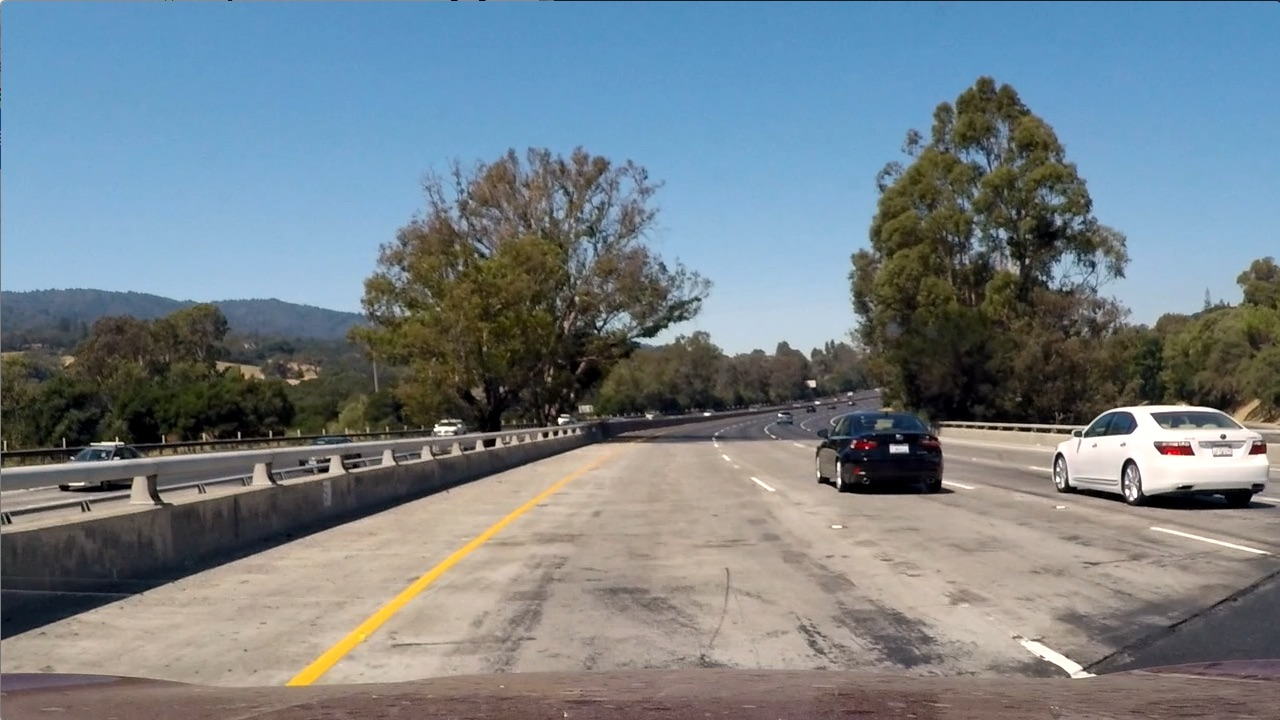
#> input picture test1.jpg, 1280 x 720 px
$ python bmask_test.py test1.jpg   (older library calls are emulated)
#> lines starting #> are read from the running program, lines starting #| are printed output that depends on the picture; after the words box and inside, x2 and y2 are one past the last pixel; in counts of white or black regions, pixels touching at a corner belong together
### thresholds.py
import cv2
import numpy as np


# [42 lines left out: functions get_sobel_xy, threshold_bitmask, abs_sobel_thresh, mag_thresh, dir_thresh, hsv_color_thresh, not called in this run]

def hls_color_thresh(img,h_thresh=(0,180), l_thresh=(0,255), s_thresh=(0,255)):
    hsv = cv2.cvtColor(img,cv2.COLOR_BGR2HLS)
    out = np.zeros_like(hsv[:,:,0])
    hout = np.zeros_like(out)
    hout[(hsv[:,:,0]<=h_thresh[1])&(hsv[:,:,0]>=h_thresh[0])] = 1
    sout = np.zeros_like(out)
    sout[(hsv[:,:,2]<=s_thresh[1])&(hsv[:,:,2]>=s_thresh[0])] = 1
    lout = np.zeros_like(out)
    lout[(hsv[:,:,1]<=l_thresh[1])&(hsv[:,:,1]>=l_thresh[0])] = 1
    out[(hout==1)&(sout==1)&(lout==1)]=1
    return out

def rgb_color_thresh(img, r_thresh=(0,255), g_thresh=(0,255), b_thresh=(0,255)):
    rgb = cv2.cvtColor(img,cv2.COLOR_BGR2RGB)
    out = np.zeros_like(rgb[:,:,0])
    rout = np.zeros_like(out)
    rout[(rgb[:,:,0]<=r_thresh[1])&(rgb[:,:,0]>=r_thresh[0])] = 1
    gout = np.zeros_like(out)
    gout[(rgb[:,:,1]<=g_thresh[1])&(rgb[:,:,1]>=g_thresh[0])] = 1
    bout = np.zeros_like(out)
    bout[(rgb[:,:,2]<=b_thresh[1])&(rgb[:,:,2]>=b_thresh[0])] = 1
    out[(rout==1)&(gout==1)&(bout==1)]=1
    return out


### undistort.py
import pickle
import numpy as np
import cv2

# Load the camera calibration result for later use (we won't worry about rvecs / tvecs)
dist_pickle = pickle.load(open( "camera_cal/cal_pickle.p", "rb" ) )
#> (reads camera_cal/cal_pickle.p from the repository)
mtx = dist_pickle["mtx"]
dist = dist_pickle["dist"]

defImgSize = (1280,720)
height = defImgSize[1]
width = defImgSize[0]

split = .068
#horizon from top (higher shows less)
redHorz = .64

roadPts = np.float32([[width*(.5-split),height*redHorz],[width*(.5+split),height*redHorz],[width*.99,height],[width*.01,height]])

defOverheadSize = (1280,720)
offset = 180
left = offset
right = defOverheadSize[0]-offset
top =  0
bot = defOverheadSize[1]

showPts =np.float32([[left,top],[right,top],[right,bot],[left,bot]])
defM = cv2.getPerspectiveTransform(roadPts, showPts)
invM = cv2.getPerspectiveTransform(showPts, roadPts)

def get_undistort(img):
    return cv2.undistort(img, mtx, dist, None, mtx)

def overhead_perspective(img,M=defM,img_size=defOverheadSize):
    return cv2.warpPerspective(img, M, img_size)

def revert_from_overhead(img,M=invM, img_size=defImgSize):
    return cv2.warpPerspective(img,M, img_size)

# [7 lines that do not run on import are left out]

### bmask_test.py
#Defines the main pipeline for lanefinding
import numpy as np
import cv2
import sys
from undistort import get_undistort, overhead_perspective
from thresholds import abs_sobel_thresh, mag_thresh, dir_thresh, hsv_color_thresh, hls_color_thresh, rgb_color_thresh


if __name__ == "__main__":
    imgPath = sys.argv[1]
    img = cv2.imread(imgPath)
#> img is the input picture: shape (720, 1280, 3); mean B, G, R 135.5, 128.7, 117.5

    # [17 lines of commented-out code are left out]

    rgbThresh = rgb_color_thresh(img,r_thresh=(185,255), g_thresh=(185,255), b_thresh=(185,255))
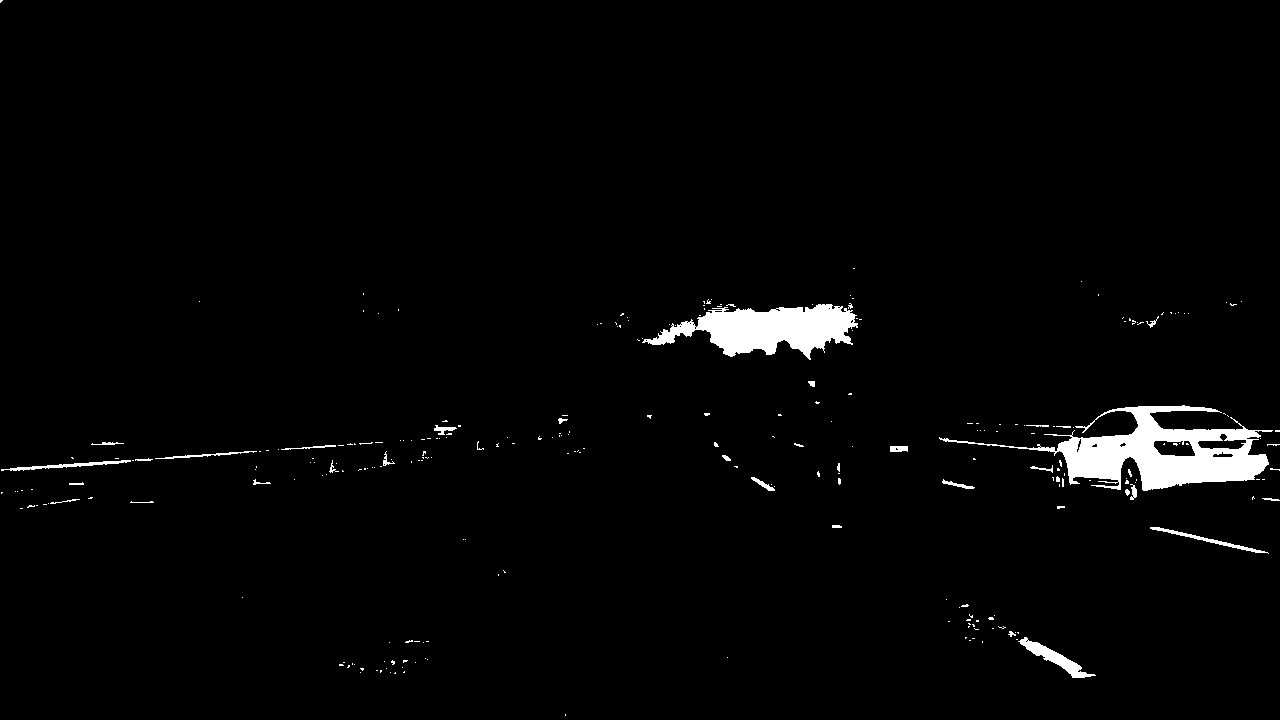
#> rgbThresh: shape (720, 1280); values 0 (black) and 1 (white), 2.2% white; 268 white regions (234 under 20 px), largest, box (x1, y1, x2, y2) and area: (939, 405, 1273, 491) 9825, (642, 304, 858, 360) 6380, (1018, 637, 1096, 678) 791
    hlsThresh = hls_color_thresh(img,h_thresh=(18,35), l_thresh=(0,255), s_thresh=(40,255))
#> in hls_color_thresh, `hsv = cv2.cvtColor(img,cv2.COLOR_BGR2HLS)`: hsv: shape (720, 1280, 3); mean of channels 0, 1, 2 60.2, 126.7, 74.4
#> hlsThresh: shape (720, 1280); values 0 (black) and 1 (white), 12.5% white; 812 white regions (707 under 20 px), largest, box (x1, y1, x2, y2) and area: (1, 232, 694, 467) 48884, (857, 149, 1062, 416) 23929, (1058, 277, 1280, 473) 18777
    bMask = np.zeros_like(img[:,:,0])
    bMask[(rgbThresh==1)|(hlsThresh==1)]=1
    cv2.imwrite("outputs/bMask.jpg",255*bMask)
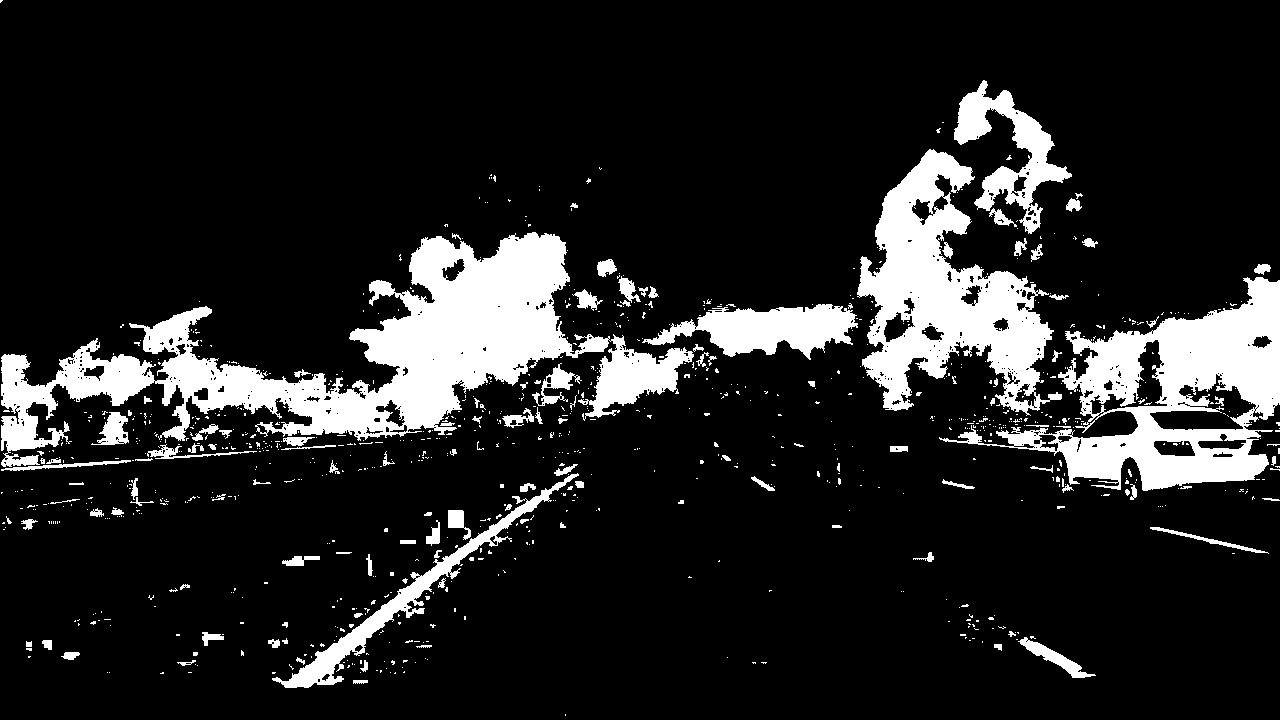
#> saved as bMask.jpg: shape (720, 1280); 14.2% white; 967 white regions (844 under 20 px), largest, box (x1, y1, x2, y2) and area: (1, 232, 694, 467) 48905, (939, 277, 1280, 491) 26481, (857, 149, 1062, 416) 23929
    kernel = np.ones((11,11),np.uint8)
    close = cv2.morphologyEx(255*bMask,cv2.MORPH_CLOSE, kernel)
    cv2.imwrite("outputs/bMaskClosed.jpg",close)
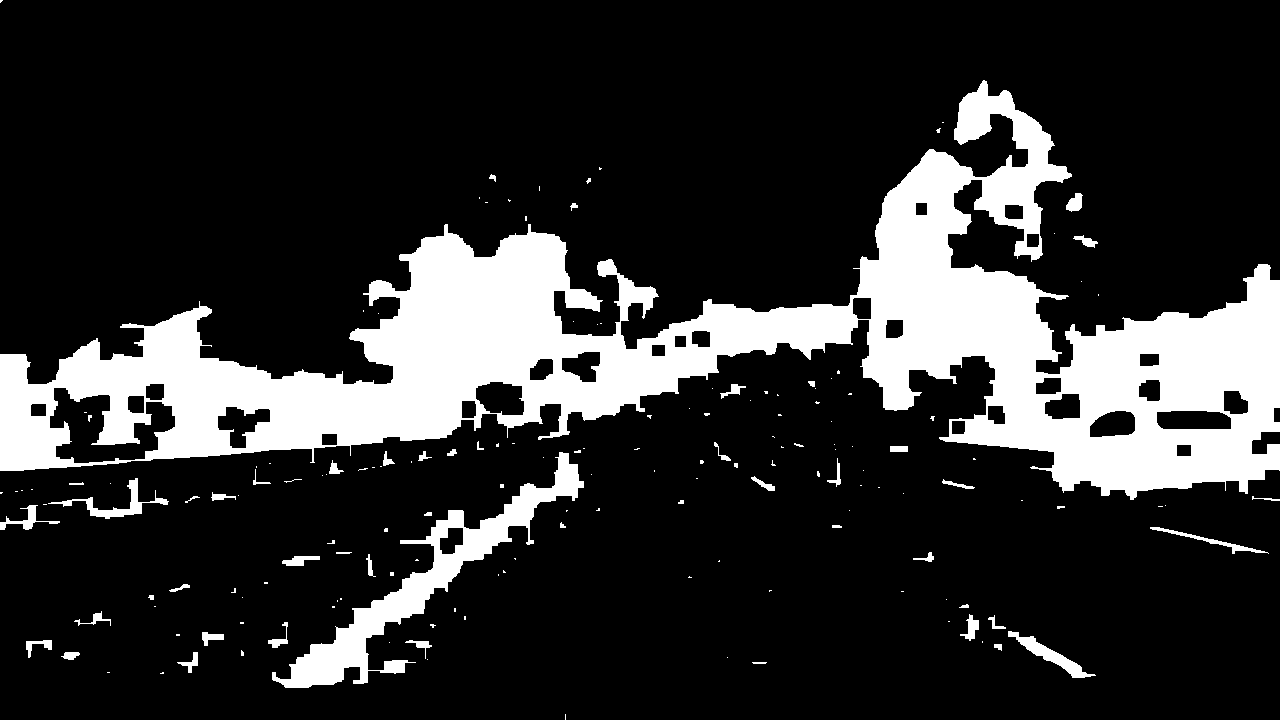
#> saved as bMaskClosed.jpg: shape (720, 1280); 18.7% white; 165 white regions (115 under 20 px), largest, box (x1, y1, x2, y2) and area: (0, 80, 1280, 500) 153303, (272, 452, 584, 688) 11567, (1008, 631, 1096, 678) 928
    oh =overhead_perspective(close)
    cv2.imwrite("outputs/bMaskOH.jpg",oh)
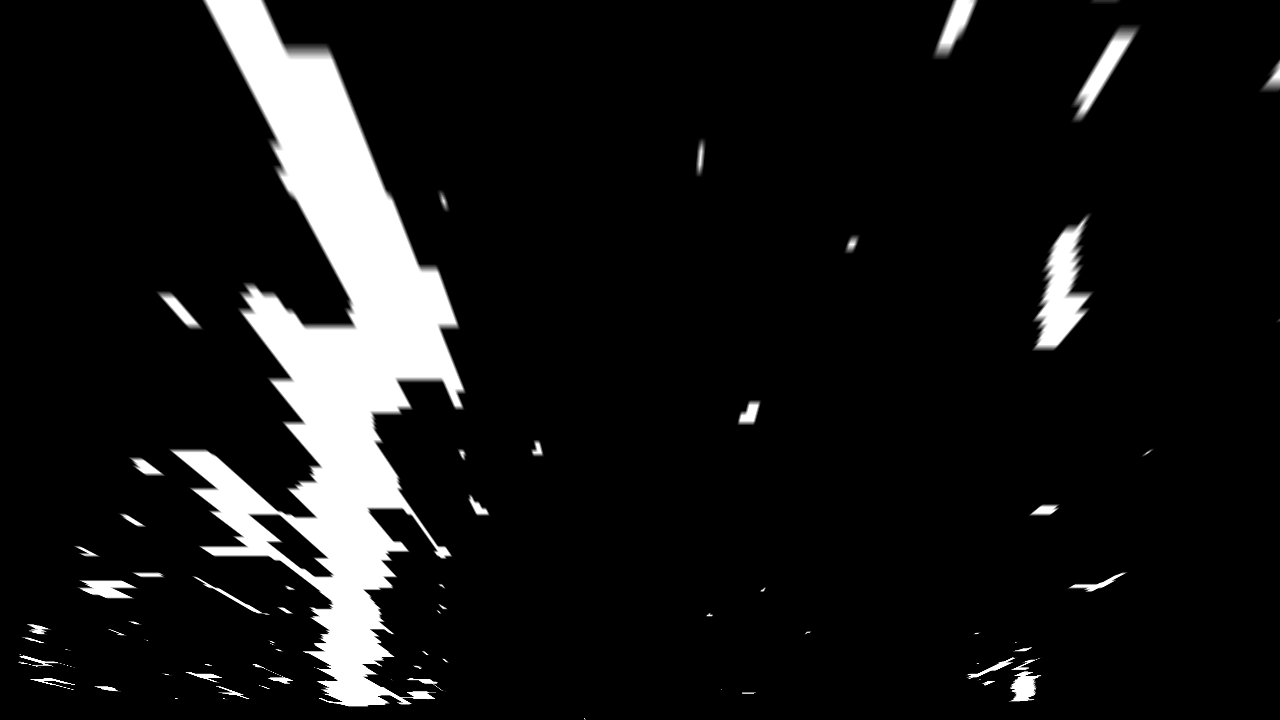
#> saved as bMaskOH.jpg: shape (720, 1280); min 0, max 255, mean 22.6
